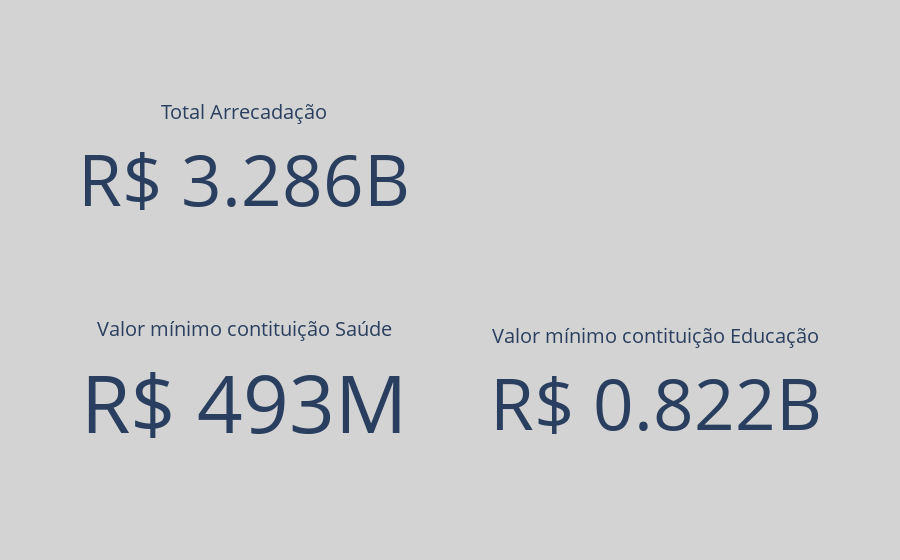

Notebook code for this chart:
### Code cell
valores_base_constitucionais_kpi = go.Figure()

valores_base_constitucionais_kpi.add_trace(go.Indicator(
    mode = "number",
    value = TOTAL_ARRECADADO,
    number = {'prefix': "R$ "},
    title="Total Arrecadação",
    domain = {'row': 0}
    ))

valores_base_constitucionais_kpi.add_trace(go.Indicator(
    mode = "number",
    value = VALOR_MINIMO_CONTITUCIONAL_SAUDE,
    number = {'prefix': "R$ "},
    title="Valor mínimo contituição Saúde",
    domain = {'row': 1, 'column': 0}
    ))

valores_base_constitucionais_kpi.add_trace(go.Indicator(
    mode = "number",
    value = VALOR_MINIMO_CONTITUCIONAL_EDUCACAO,
    number = {'prefix': "R$ "},
    title="Valor mínimo contituição Educação",
    domain = {'row': 1, 'column': 1}
    ))

valores_base_constitucionais_kpi.update_layout(paper_bgcolor="lightgray",
                             grid = {
                                'rows': 2, 
                                'columns': 2, 
                                'pattern': "independent"
                             })
valores_base_constitucionais_kpi.show()

### Figure 1 — Plotly figure (JSON) as saved in the notebook; plotly's stock layout.template omitted (floating-point values rounded to 4 significant figures)
{"data": [{"domain": {"row": 0}, "mode": "number", "number": {"prefix": "R$ "}, "title": {"text": "Total Arrecadação"}, "type": "indicator", "value": 3286000000.0}, {"domain": {"column": 0, "row": 1}, "mode": "number", "number": {"prefix": "R$ "}, "title": {"text": "Valor mínimo contituição Saúde"}, "type": "indicator", "value": 492900000.0}, {"domain": {"column": 1, "row": 1}, "mode": "number", "number": {"prefix": "R$ "}, "title": {"text": "Valor mínimo contituição Educação"}, "type": "indicator", "value": 821500000.0}], "layout": {"grid": {"columns": 2, "pattern": "independent", "rows": 2}, "paper_bgcolor": "lightgray"}}
